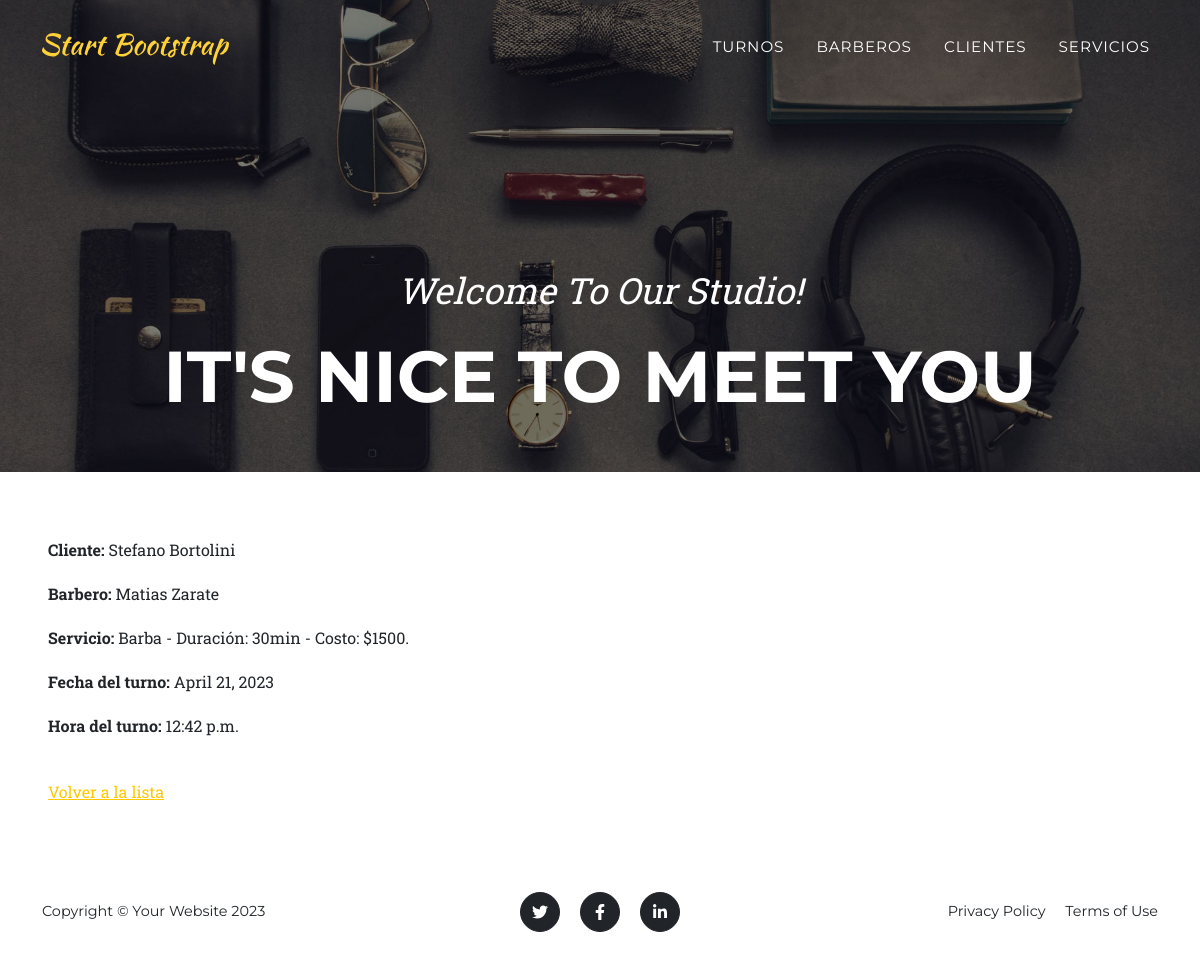
The page /barber/ver_turno/2 on the database its author committed.
### AppPreentrega/models.py (models this page shows)
class Turno(models.Model):
    cliente     = models.ForeignKey(Cliente, on_delete=models.CASCADE)
    barbero     = models.ForeignKey(Barbero, on_delete=models.CASCADE)
    servicio    = models.ForeignKey(Servicio, on_delete=models.CASCADE)
    fecha_turno = models.DateField()
    hora_turno  = models.TimeField()

class Cliente(models.Model):
    nombre          = models.CharField(max_length=64)
    apellido        = models.CharField(max_length=64)
    dni             = models.CharField(max_length=32)
    telefono        = models.CharField(max_length=64)
    email           = models.CharField(max_length=100)
    def __str__(self) -> str:
        return f'{self.nombre} {self.apellido}'

class Barbero(models.Model):
    nombre          = models.CharField(max_length=64)
    apellido        = models.CharField(max_length=64)
    dni             = models.CharField(max_length=32)
    especialidad    = models.CharField(max_length=256)
    def __str__(self) -> str:
        return f'{self.nombre} {self.apellido}'

class Servicio(models.Model):
    tipo                = models.CharField(max_length=64)
    duracion_minutos    = models.IntegerField()
    costo               = models.IntegerField()
    def __str__(self) -> str:
        return f'{self.tipo} - Duración: {self.duracion_minutos}min - Costo: ${self.costo}.'

### AppPreentrega/views.py (the view)
# urls.py: path('ver_turno/<int:pk>', TurnoDetailView.as_view(), name='ver_turno'),
class TurnoDetailView(DetailView):
    model = Turno
    success_url = reverse_lazy('turnos')

### AppPreentrega/templates/AppPreentrega/turno_detail.html
{% extends "base.html" %}
{% block contenido %}
<p>
    <strong>Cliente:</strong> {{object.cliente}}
  </p>
  <p>
    <strong>Barbero:</strong> {{object.barbero}}
  </p>
  <p>
    <strong>Servicio:</strong> {{object.servicio}}
  </p>
  <p>
    <strong>Fecha del turno:</strong> {{object.fecha_turno}}
  </p>
  <p>
    <strong>Hora del turno:</strong> {{object.hora_turno}}
  </p>
  <br>
  <a href="{% url 'turnos' %}">Volver a la lista</a>
{% endblock contenido %}

### rows shown on the page
Turno: cliente "Stefano Bortolini", barbero "Matias Zarate", servicio "Barba - Duración: 30min - Costo: $1500.", fecha_turno "April 21, 2023", hora_turno "12:42 p.m."
